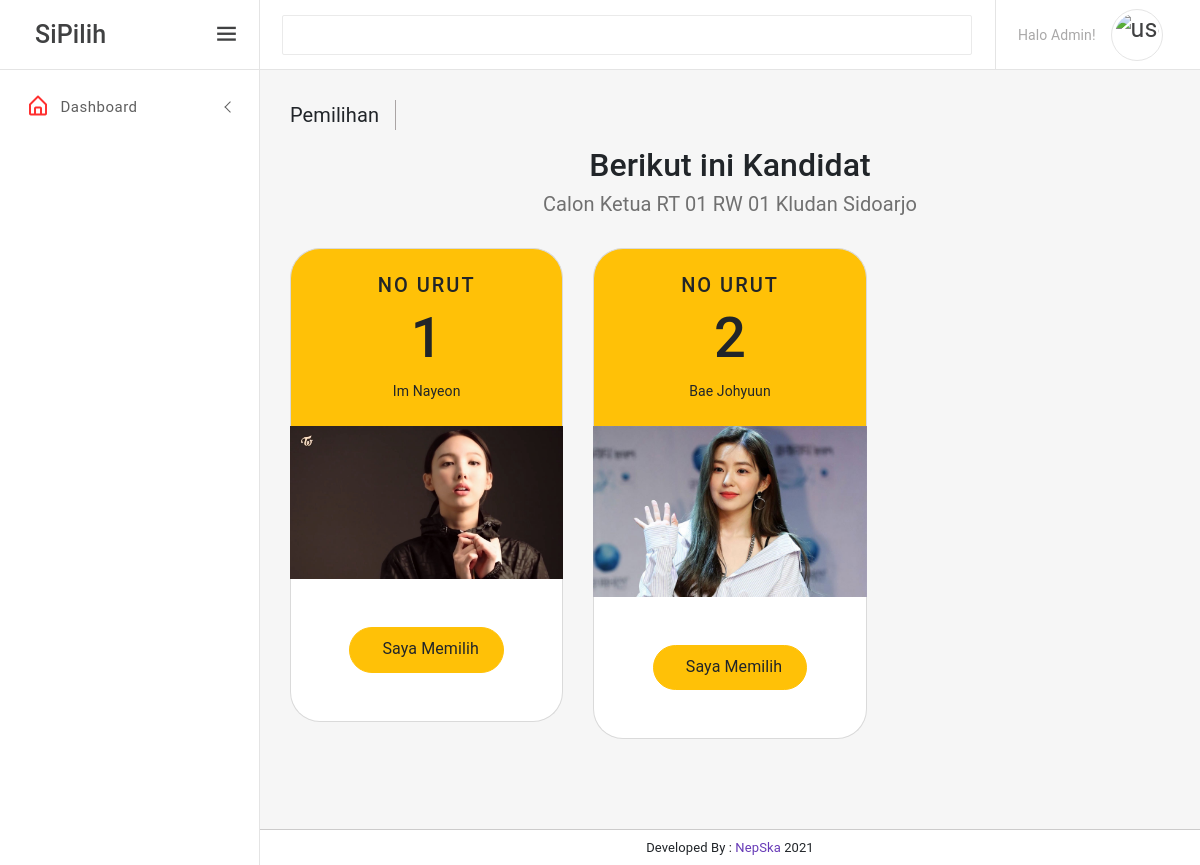
The page /admin/user.php on the database as committed earlier.
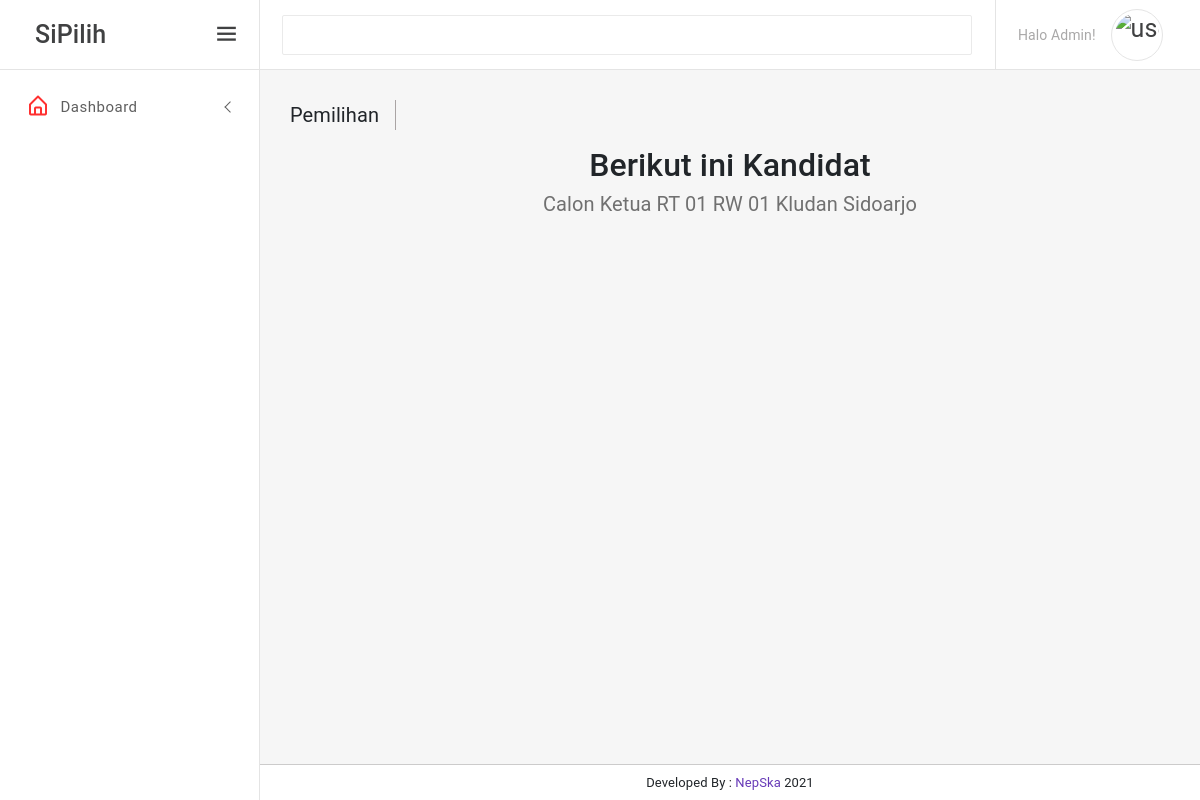
The same page on the database as committed later.
### tables this page shows
CREATE TABLE `kandidat` (
  `id` int(11) NOT NULL,
  `no_urut` int(11) NOT NULL,
  `nama` text NOT NULL,
  `foto` text NOT NULL,
  `visi` text DEFAULT NULL,
  `misi` text DEFAULT NULL,
  `active` int(11) NOT NULL
);

### admin/user.php (the view)
<?php include '../config/header.php'; ?>
		<div class="page-wrapper">
			<div class="page-content-wrapper">
				<div class="page-content">
					<div class="page-breadcrumb d-none d-md-flex align-items-center mb-3">
						<div class="breadcrumb-title pr-3">Pemilihan</div>
					</div>
					<section class="pb-5">
						<div class="">
							<div class="row justify-content-center">
								<div class="col-12 col-md-10 text-center">
									<div class="heading pb-4">
										<h2>Berikut ini Kandidat</h2>
										<h5 class="font-weight-normal lis-light">Calon Ketua RT 01 RW 01 Kludan Sidoarjo</h5>
									</div>
								</div>
							</div>
							<div class="row">
								<?php
									$query = "SELECT * FROM `kandidat` WHERE `active`";
									$execute = mysqli_query($conn, $query);
									while($data = mysqli_fetch_array($execute)){
								?>
								<div class="col-12 col-md-12 col-lg-4 mb-5 text-center">
									<div class="price-table">
										<div class="price-header bg-warning lis-rounded-top py-4 border border-bottom-0 lis-brd-light">
											<h5 class="text-uppercase lis-latter-spacing-2">No Urut</h5>
											<h1 class="display-4 lis-font-weight-500"><?php echo $data['no_urut']; ?></h1>
											<p class="mb-0"><?php echo $data['nama']; ?></p>
										</div>
										<img src="<?php echo $data['foto']; ?>" class="img-fluid" alt="">
										<div class="border border-top-0 lis-brd-light bg-white py-5 lis-rounded-bottom">
										 <a href="javascript:;" class="btn btn-warning btn-md lis-rounded-circle-50 px-4" data-abc="true"><i class="fa fa-shopping-cart pl-2"></i>Saya Memilih</a>
										</div>
									</div>
								</div>
							<?php } ?>
							</div>
						</div>
					</section>
				</div>
			</div>
		</div>
<?php include '../config/footer.php'; ?>

Rows that differ between the two databases and show on the page:
removed kandidat: no_urut "1", nama "Im Nayeon", foto (picture)
removed kandidat: no_urut "2", nama "Bae Johyuun", foto (picture)
